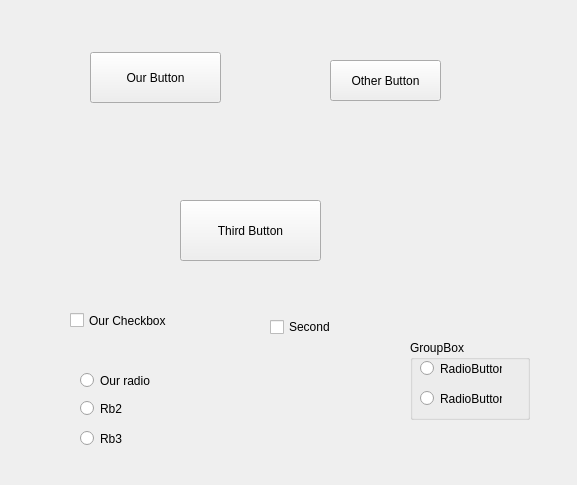
<?xml version="1.0" encoding="UTF-8"?>
<ui version="4.0">
 <class>Form</class>
 <widget class="QWidget" name="Form">
  <property name="geometry">
   <rect>
    <x>0</x>
    <y>0</y>
    <width>577</width>
    <height>485</height>
   </rect>
  </property>
  <property name="windowTitle">
   <string>Form</string>
  </property>
  <widget class="QPushButton" name="pbOurs">
   <property name="geometry">
    <rect>
     <x>90</x>
     <y>52</y>
     <width>131</width>
     <height>51</height>
    </rect>
   </property>
   <property name="text">
    <string>Our Button</string>
   </property>
  </widget>
  <widget class="QPushButton" name="pbOther">
   <property name="geometry">
    <rect>
     <x>330</x>
     <y>60</y>
     <width>111</width>
     <height>41</height>
    </rect>
   </property>
   <property name="text">
    <string>Other Button</string>
   </property>
  </widget>
  <widget class="QPushButton" name="pbThird">
   <property name="geometry">
    <rect>
     <x>180</x>
     <y>200</y>
     <width>141</width>
     <height>61</height>
    </rect>
   </property>
   <property name="text">
    <string>Third Button</string>
   </property>
  </widget>
  <widget class="QCheckBox" name="cbFirst">
   <property name="geometry">
    <rect>
     <x>70</x>
     <y>310</y>
     <width>111</width>
     <height>21</height>
    </rect>
   </property>
   <property name="text">
    <string>Our Checkbox</string>
   </property>
  </widget>
  <widget class="QCheckBox" name="cbSecond">
   <property name="geometry">
    <rect>
     <x>270</x>
     <y>317</y>
     <width>91</width>
     <height>20</height>
    </rect>
   </property>
   <property name="text">
    <string>Second</string>
   </property>
   <property name="tristate">
    <bool>true</bool>
   </property>
  </widget>
  <widget class="QRadioButton" name="rbFirst">
   <property name="geometry">
    <rect>
     <x>80</x>
     <y>370</y>
     <width>101</width>
     <height>21</height>
    </rect>
   </property>
   <property name="text">
    <string>Our radio</string>
   </property>
  </widget>
  <widget class="QRadioButton" name="rbSecond">
   <property name="geometry">
    <rect>
     <x>80</x>
     <y>400</y>
     <width>82</width>
     <height>17</height>
    </rect>
   </property>
   <property name="text">
    <string>Rb2</string>
   </property>
  </widget>
  <widget class="QRadioButton" name="rbThird">
   <property name="geometry">
    <rect>
     <x>80</x>
     <y>430</y>
     <width>82</width>
     <height>17</height>
    </rect>
   </property>
   <property name="text">
    <string>Rb3</string>
   </property>
  </widget>
  <widget class="QGroupBox" name="groupBox">
   <property name="geometry">
    <rect>
     <x>410</x>
     <y>340</y>
     <width>120</width>
     <height>80</height>
    </rect>
   </property>
   <property name="title">
    <string>GroupBox</string>
   </property>
   <widget class="QRadioButton" name="radioButton">
    <property name="geometry">
     <rect>
      <x>10</x>
      <y>20</y>
      <width>82</width>
      <height>17</height>
     </rect>
    </property>
    <property name="text">
     <string>RadioButton</string>
    </property>
   </widget>
   <widget class="QRadioButton" name="radioButton_2">
    <property name="geometry">
     <rect>
      <x>10</x>
      <y>50</y>
      <width>82</width>
      <height>17</height>
     </rect>
    </property>
    <property name="text">
     <string>RadioButton</string>
    </property>
   </widget>
  </widget>
 </widget>
 <resources/>
 <connections/>
</ui>
